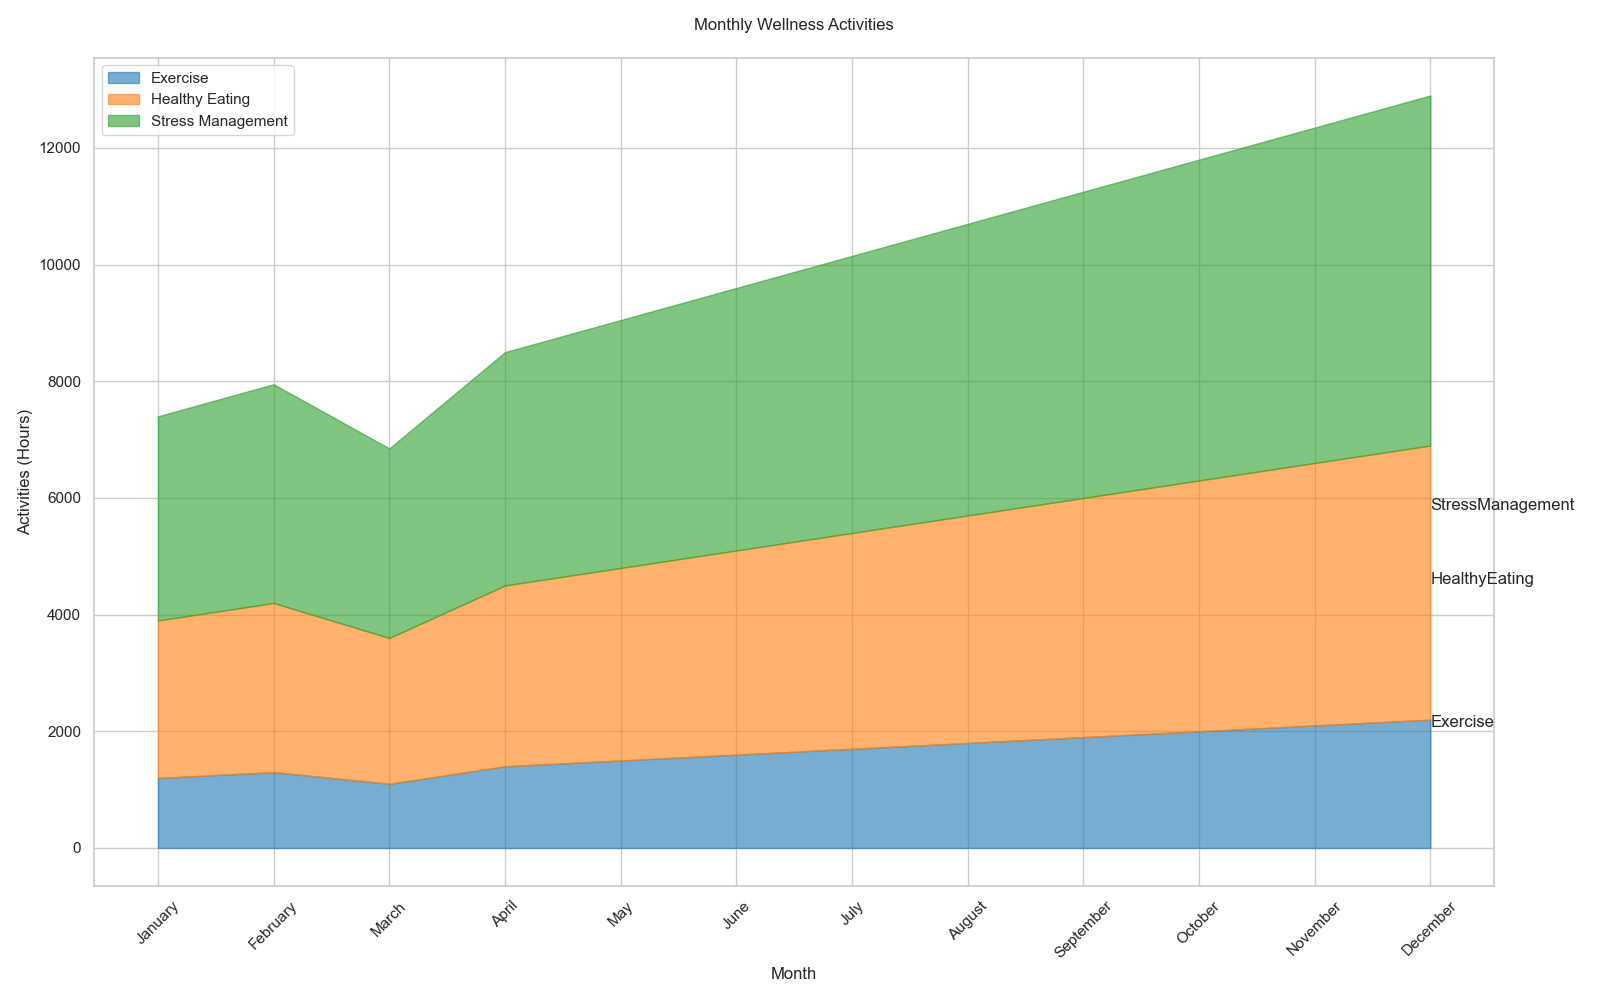

Python code for this plot:

import pandas as pd
import numpy as np
import seaborn as sns
import matplotlib.pyplot as plt

data = {
    'Month': ['January', 'February', 'March', 'April', 'May', 'June', 'July',
              'August', 'September', 'October', 'November', 'December'],
    'Exercise': [1200, 1300, 1100, 1400, 1500, 1600, 1700, 1800, 1900, 2000, 2100, 2200],
    'HealthyEating': [1500, 1600, 1400, 1700, 1800, 1900, 2000, 2100, 2200, 2300, 2400, 2500],
    'StressManagement': [800, 850, 750, 900, 950, 1000, 1050, 1100, 1150, 1200, 1250, 1300]
}

df = pd.DataFrame(data)
df = df.set_index('Month')

df_cum = df.cumsum(axis=1)

colors = ['#1f77b4', '#ff7f0e', '#2ca02c']

plt.figure(figsize=(16, 10))

plt.fill_between(df.index, 0, df_cum['Exercise'], color=colors[0], alpha=0.6, label='Exercise')
plt.fill_between(df.index, df_cum['Exercise'], df_cum['Exercise'] + df_cum['HealthyEating'], color=colors[1], alpha=0.6, label='Healthy Eating')
plt.fill_between(df.index, df_cum['Exercise'] + df_cum['HealthyEating'], df_cum['Exercise'] + df_cum['HealthyEating'] + df_cum['StressManagement'], color=colors[2], alpha=0.6, label='Stress Management')

for category in ['Exercise', 'HealthyEating', 'StressManagement']:
    plt.text(df.index[-1], df_cum[category][-1] - (df_cum[category][-1] - df_cum[category].shift(1)[-1]) / 2, category, verticalalignment='center')

plt.title('Monthly Wellness Activities', pad=20)
plt.xlabel('Month')
plt.ylabel('Activities (Hours)')
plt.xticks(rotation=45)
plt.legend(loc='upper left')
plt.tight_layout()

plt.show()
